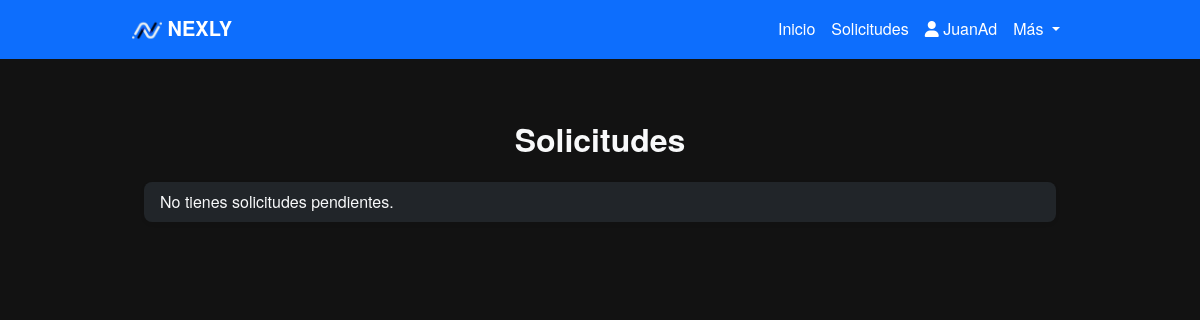
Page /follow_requests/ (signed in) on the earlier database version.
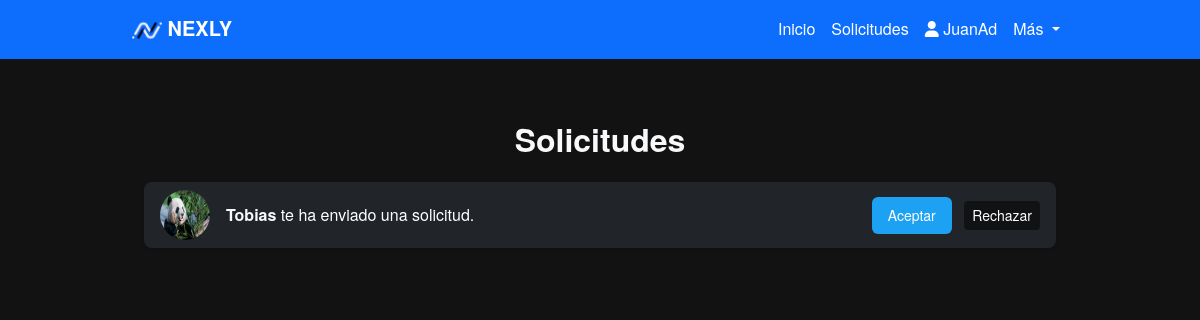
Same page on the later database version.
### Nexly/models.py (models this page shows, shortened)
class FollowRequest(models.Model):
    from_user = models.ForeignKey(settings.AUTH_USER_MODEL, related_name='sent_requests', on_delete=models.CASCADE)
    to_user = models.ForeignKey(settings.AUTH_USER_MODEL, related_name='received_requests', on_delete=models.CASCADE)
    created_at = models.DateTimeField(auto_now_add=True)
    is_accepted = models.BooleanField(default=False)
    class Meta:
        unique_together = ('from_user', 'to_user')

class User(AbstractBaseUser):
    iduser = models.AutoField(primary_key=True)
    nombre = models.CharField(max_length=255)
    correo = models.EmailField(unique=True)
    is_active = models.BooleanField(default=True)
    is_admin = models.BooleanField(default=False)
    profile_picture = models.ImageField(upload_to='profile_pictures/', null=True, blank=True)  # Campo para la imagen de perfil
    banner_picture = models.ImageField(upload_to='banner_pictures/', null=True, blank=True)  # Campo para la imagen de banner
    objects = UserManager()
    USERNAME_FIELD = 'correo'
    REQUIRED_FIELDS = ['nombre']

### Nexly/views.py (the view)
# urls.py: path('follow_requests/', views.follow_requests, name='follow_requests'),
@login_required
def follow_requests(request):
    follow_requests = FollowRequest.objects.filter(to_user=request.user, is_accepted=False)
    return render(request, 'follow_requests.html', {
        'follow_requests': follow_requests
    })

### templates/follow_requests.html (shortened to what this page needs)
{% extends 'layoutUser.html' %}
{% block content %}
<div class="container mt-4">
    <h2 class="mb-4 text-center text-light">Solicitudes</h2>
    <div class="list-group">
        {% for request in follow_requests %}
        <div class="list-group-item d-flex align-items-center bg-dark text-light border-0 rounded-3 shadow-sm mb-2">
            <img src="{% if request.from_user.profile_picture %}{{ request.from_user.profile_picture.url }}{% else %}https://via.placeholder.com/50{% endif %}" class="rounded-circle me-3" alt="Profile Picture" width="50" height="50">
            <div class="flex-grow-1">
                <strong><a href="{% url 'profile' request.from_user.nombre %}" class="text-light text-decoration-none">{{ request.from_user.nombre }}</a></strong>
                <span class="text-white">te ha enviado una solicitud.</span>
            </div>
            <div>
                <form action="{% url 'accept_follow_request' request.id %}" method="POST" class="d-inline">
                    <button type="submit" class="btn btn-primary btn-sm me-2">Aceptar</button>
                </form>
                <form action="{% url 'reject_follow_request' request.id %}" method="POST" class="d-inline">
                    <button type="submit" class="btn btn-secondary btn-sm">Rechazar</button>
                </form>
            </div>
        </div>
        {% empty %}
        <div class="list-group-item bg-dark text-light border-0 rounded-3 shadow-sm">No tienes solicitudes pendientes.</div>
        {% endfor %}
    </div>
</div>
{% endblock %}

Differences in the rows shown:
added FollowRequest: from_user.profile_picture (picture), from_user.nombre "Tobias"
Other differences:
text no longer shown: "No tienes solicitudes pendientes."
